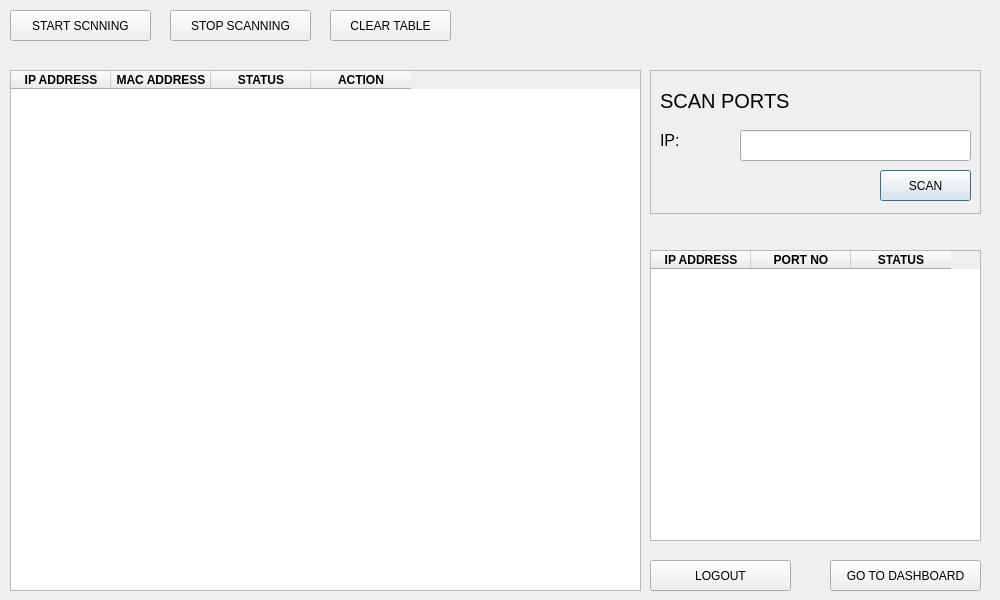
<?xml version="1.0" encoding="UTF-8"?>
<ui version="4.0">
 <class>Dialog</class>
 <widget class="QDialog" name="Dialog">
  <property name="geometry">
   <rect>
    <x>0</x>
    <y>0</y>
    <width>1000</width>
    <height>600</height>
   </rect>
  </property>
  <property name="windowTitle">
   <string>Dialog</string>
  </property>
  <widget class="QTableWidget" name="tableWidget">
   <property name="geometry">
    <rect>
     <x>10</x>
     <y>70</y>
     <width>631</width>
     <height>521</height>
    </rect>
   </property>
   <column>
    <property name="text">
     <string>IP ADDRESS</string>
    </property>
    <property name="font">
     <font>
      <weight>75</weight>
      <bold>true</bold>
     </font>
    </property>
   </column>
   <column>
    <property name="text">
     <string>MAC ADDRESS</string>
    </property>
    <property name="font">
     <font>
      <weight>75</weight>
      <bold>true</bold>
     </font>
    </property>
   </column>
   <column>
    <property name="text">
     <string>STATUS</string>
    </property>
    <property name="font">
     <font>
      <weight>75</weight>
      <bold>true</bold>
     </font>
    </property>
   </column>
   <column>
    <property name="text">
     <string>ACTION</string>
    </property>
    <property name="font">
     <font>
      <weight>75</weight>
      <bold>true</bold>
     </font>
    </property>
   </column>
  </widget>
  <widget class="QFrame" name="frame_3">
   <property name="geometry">
    <rect>
     <x>650</x>
     <y>70</y>
     <width>331</width>
     <height>144</height>
    </rect>
   </property>
   <property name="frameShape">
    <enum>QFrame::StyledPanel</enum>
   </property>
   <property name="frameShadow">
    <enum>QFrame::Raised</enum>
   </property>
   <widget class="QLabel" name="label_7">
    <property name="geometry">
     <rect>
      <x>10</x>
      <y>10</y>
      <width>261</width>
      <height>41</height>
     </rect>
    </property>
    <property name="styleSheet">
     <string notr="true">font-size: 15pt;</string>
    </property>
    <property name="text">
     <string>SCAN PORTS</string>
    </property>
   </widget>
   <widget class="QPushButton" name="port_scan_button">
    <property name="geometry">
     <rect>
      <x>230</x>
      <y>100</y>
      <width>91</width>
      <height>31</height>
     </rect>
    </property>
    <property name="styleSheet">
     <string notr="true"/>
    </property>
    <property name="text">
     <string>SCAN</string>
    </property>
   </widget>
   <widget class="QLineEdit" name="ip_address_input">
    <property name="geometry">
     <rect>
      <x>90</x>
      <y>60</y>
      <width>231</width>
      <height>31</height>
     </rect>
    </property>
   </widget>
   <widget class="QLabel" name="label_5">
    <property name="geometry">
     <rect>
      <x>10</x>
      <y>50</y>
      <width>71</width>
      <height>41</height>
     </rect>
    </property>
    <property name="styleSheet">
     <string notr="true">font-size: 12pt;</string>
    </property>
    <property name="text">
     <string>IP:</string>
    </property>
   </widget>
  </widget>
  <widget class="QPushButton" name="got_to_dashboard_button">
   <property name="geometry">
    <rect>
     <x>830</x>
     <y>560</y>
     <width>151</width>
     <height>31</height>
    </rect>
   </property>
   <property name="styleSheet">
    <string notr="true"/>
   </property>
   <property name="text">
    <string>GO TO DASHBOARD</string>
   </property>
  </widget>
  <widget class="QPushButton" name="get_ip_info_button_4">
   <property name="geometry">
    <rect>
     <x>650</x>
     <y>560</y>
     <width>141</width>
     <height>31</height>
    </rect>
   </property>
   <property name="styleSheet">
    <string notr="true"/>
   </property>
   <property name="text">
    <string>LOGOUT</string>
   </property>
  </widget>
  <widget class="QPushButton" name="start_net_scan_button">
   <property name="geometry">
    <rect>
     <x>10</x>
     <y>10</y>
     <width>141</width>
     <height>31</height>
    </rect>
   </property>
   <property name="text">
    <string>START SCNNING</string>
   </property>
  </widget>
  <widget class="QPushButton" name="stop_net_scan_button">
   <property name="geometry">
    <rect>
     <x>170</x>
     <y>10</y>
     <width>141</width>
     <height>31</height>
    </rect>
   </property>
   <property name="text">
    <string>STOP SCANNING</string>
   </property>
  </widget>
  <widget class="QPushButton" name="clear_san_table_button">
   <property name="geometry">
    <rect>
     <x>330</x>
     <y>10</y>
     <width>121</width>
     <height>31</height>
    </rect>
   </property>
   <property name="text">
    <string>CLEAR TABLE</string>
   </property>
  </widget>
  <widget class="QTableWidget" name="port_scan_table">
   <property name="geometry">
    <rect>
     <x>650</x>
     <y>250</y>
     <width>331</width>
     <height>291</height>
    </rect>
   </property>
   <column>
    <property name="text">
     <string>IP ADDRESS</string>
    </property>
    <property name="font">
     <font>
      <weight>75</weight>
      <bold>true</bold>
     </font>
    </property>
   </column>
   <column>
    <property name="text">
     <string>PORT NO</string>
    </property>
    <property name="font">
     <font>
      <weight>75</weight>
      <bold>true</bold>
     </font>
    </property>
   </column>
   <column>
    <property name="text">
     <string>STATUS</string>
    </property>
    <property name="font">
     <font>
      <weight>75</weight>
      <bold>true</bold>
     </font>
    </property>
   </column>
  </widget>
 </widget>
 <resources/>
 <connections/>
</ui>
